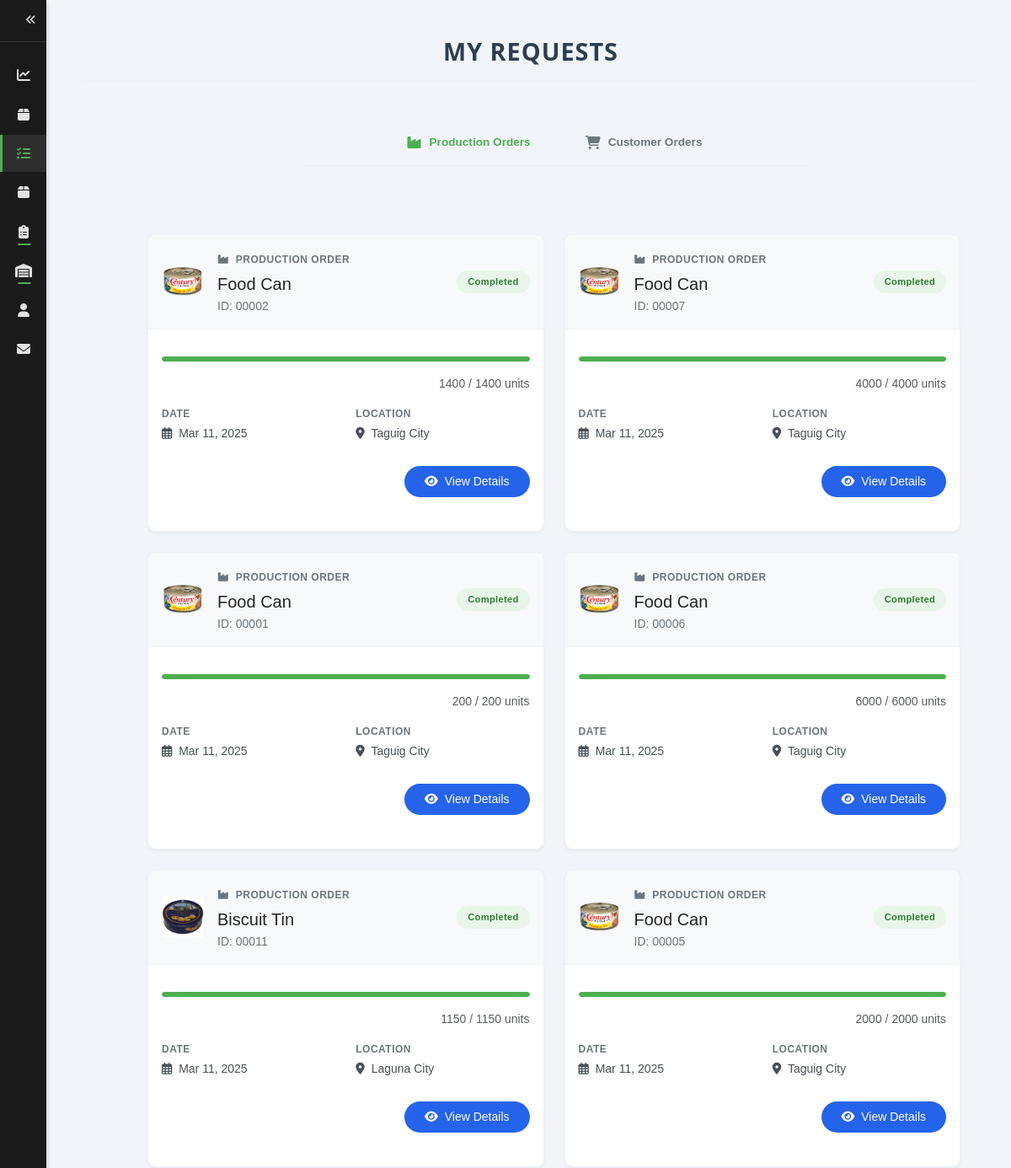
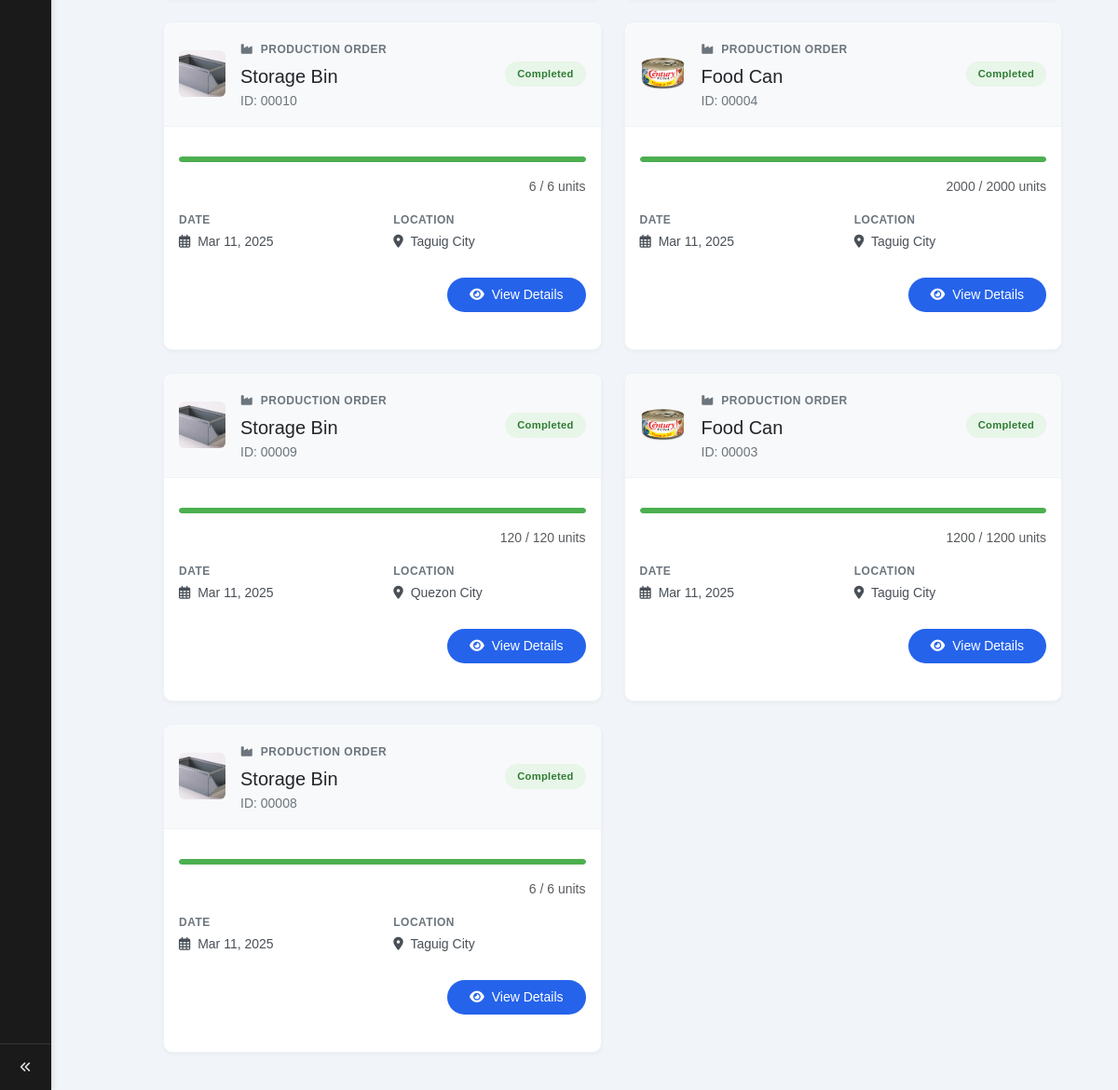
Page /employee/employee_request.php (signed in) on the committed database (2 pictures, top to bottom).
### tables this page shows
CREATE TABLE `productionorders` (
  `OrderID` int(11) NOT NULL,
  `ProductID` int(11) NOT NULL,
  `EmployeeID` int(11) NOT NULL,
  `StartDate` datetime NOT NULL,
  `EndDate` datetime DEFAULT NULL,
  `Status` enum('Planned','In Progress','Completed','Cancelled') NOT NULL DEFAULT 'Planned',
  `QuantityOrdered` int(11) NOT NULL,
  `QuantityProduced` int(11) NOT NULL DEFAULT 0,
  `Delivery_Status` tinyint(1) NOT NULL,
  `warehouseID` int(11) DEFAULT NULL
);

CREATE TABLE `products` (
  `ProductID` int(11) NOT NULL,
  `ProductName` varchar(100) NOT NULL,
  `Category` varchar(45) DEFAULT NULL,
  `Weight` decimal(10,2) DEFAULT NULL,
  `ProductionCost` decimal(10,2) DEFAULT NULL,
  `SellingPrice` decimal(10,2) DEFAULT NULL,
  `LocationID` int(11) DEFAULT NULL,
  `MaterialID` int(11) DEFAULT NULL,
  `minimum_quantity` int(11) NOT NULL,
  `product_img` varchar(255) DEFAULT NULL,
  `weight_unit` varchar(32) NOT NULL
);

CREATE TABLE `products_warehouse` (
  `productLocationID` int(11) NOT NULL,
  `productWarehouse` varchar(45) NOT NULL,
  `Section` varchar(45) NOT NULL,
  `Capacity` int(11) NOT NULL,
  `warehouse_weight_unit` varchar(32) NOT NULL,
  `current_usage` decimal(10,2) DEFAULT 0.00,
  `remaining_capacity` decimal(10,2) GENERATED ALWAYS AS (`Capacity` - `current_usage`) STORED
);

### employee/employee_request.php (the view, shortened to what this page needs)
<?php
require_once '../layouts/employeeSidebar.php';
require_once '../server/database.php';
$employeeID = $_SESSION['employeeID'];
$productionQuery = "
    SELECT DISTINCT
        'Production Order' as request_type,
        po.OrderID as id,
        p.ProductName as item_name,
        po.StartDate as request_date,
        po.Status as status,
        po.QuantityProduced as progress,
        po.QuantityOrdered as total,
        pw.productWarehouse as location,
        p.product_img as image
    FROM productionorders po
    JOIN products p ON po.ProductID = p.ProductID
    JOIN products_warehouse pw ON po.warehouseID = pw.productLocationID
    WHERE po.EmployeeID = ?
    ORDER BY po.StartDate DESC";
$stmt = $conn->prepare($productionQuery);
$stmt->bind_param("i", $employeeID);
$stmt->execute();
$productionOrders = $stmt->get_result();
?>
<!DOCTYPE html>
<html lang="en">
<head>
    <link href="https://cdn.jsdelivr.net/npm/bootstrap@5.3.0/dist/css/bootstrap.min.css" rel="stylesheet">
    <link rel="stylesheet" href="https://cdnjs.cloudflare.com/ajax/libs/font-awesome/6.4.0/css/all.min.css">
    <link rel="stylesheet" href="../assets/css/eminventory.css">
</head>
<body>
    <div class="main-content">
        <h1 class="header-title">My Requests</h1>
        <div class="content-wrapper">
            <ul class="nav nav-tabs" id="requestTabs" role="tablist">
                <li class="nav-item" role="presentation">
                    <button class="nav-link active" id="production-tab" data-bs-toggle="tab" data-bs-target="#production" type="button" role="tab">
                        <i class="fas fa-industry me-2"></i>Production Orders
                    </button>
                </li>
                <li class="nav-item" role="presentation">
                    <button class="nav-link" id="customer-tab" data-bs-toggle="tab" data-bs-target="#customer" type="button" role="tab">
                        <i class="fas fa-shopping-cart me-2"></i>Customer Orders
                    </button>
                </li>
            </ul>
            <div class="tab-content" id="requestTabsContent">
                <div class="tab-pane fade show active" id="production" role="tabpanel">
                    <?php if($productionOrders->num_rows > 0): ?>
                        <div class="request-grid">
                        <?php while($request = $productionOrders->fetch_assoc()): ?>
                            <div class="request-container">
                                <div class="request-header d-flex justify-content-between align-items-center">
                                    <div class="d-flex align-items-center">
                                        <div class="product-image me-3">
                                            <?php if ($request['image']): ?>
                                                <img src="../assets/imgs/<?php echo htmlspecialchars($request['image']); ?>"
                                                     alt="<?php echo htmlspecialchars($request['item_name']); ?>"
                                                     class="rounded"
                                                     style="width: 50px; height: 50px; object-fit: cover;">
                                            <?php endif; ?>
                                        </div>
                                        <div>
                                            <span class="request-type">
                                                <i class="fas <?php echo $request['request_type'] === 'Production Order' ? 'fa-industry' : 'fa-shopping-cart'; ?> me-1"></i>
                                                <?php echo $request['request_type']; ?>
                                            </span>
                                            <h5 class="mb-0"><?php echo htmlspecialchars($request['item_name']); ?></h5>
                                            <div class="request-id">ID: <?php echo sprintf('%05d', $request['id']); ?></div>
                                        </div>
                                    </div>
                                    <span class="status-badge status-<?php echo str_replace(' ', '', $request['status']); ?>">
                                        <?php echo $request['status']; ?>
                                    </span>
                                </div>
                                <div class="request-body">
                                    <?php if($request['progress'] !== null): ?>
                                        <div class="progress-section">
                                            <div class="progress">
                                                <div class="progress-bar" role="progressbar"
                                                     style="width: <?php echo ($request['progress'] / $request['total'] * 100); ?>%"
                                                     aria-valuenow="<?php echo ($request['progress'] / $request['total'] * 100); ?>"
                                                     aria-valuemin="0"
                                                     aria-valuemax="100">
                                                </div>
                                            </div>
                                            <div class="text-end text-muted small">
                                                <?php echo $request['progress'] . ' / ' . $request['total']; ?> units
                                            </div>
                                        </div>
                                    <?php endif; ?>
                                    <div class="row mt-3">
                                        <div class="col-md-6">
                                            <div class="detail-item">
                                                <div class="detail-label">Date</div>
                                                <div class="detail-value">
                                                    <i class="far fa-calendar-alt me-1"></i>
                                                    <?php echo date('M d, Y', strtotime($request['request_date'])); ?>
                                                </div>
                                            </div>
                                        </div>
                                        <div class="col-md-6">
                                            <div class="detail-item">
                                                <div class="detail-label">Location</div>
                                                <div class="detail-value">
                                                    <i class="fas fa-map-marker-alt me-1"></i>
                                                    <?php echo htmlspecialchars($request['location']); ?>
                                                </div>
                                            </div>
                                        </div>
                                    </div>
                                    <div class="text-end mt-3">
                                        <a href="<?php echo $request['request_type'] === 'Production Order' ? 'view_order.php?id=' : 'view_clientorder.php?id='; ?><?php echo $request['id']; ?>"
                                           class="btn btn-primary btn-view">
                                            <i class="fas fa-eye me-1"></i> View Details
                                        </a>
                                    </div>
                                </div>
                            </div>
                        <?php endwhile; ?>
                        </div>
                    <?php endif; ?>
                </div>
            </div>
        </div>
    </div>
</body>
</html>

### assets/css/eminventory.css (style rules this page uses)
* { margin: 0; padding: 0; box-sizing: border-box; font-family: 'Arial', sans-serif; }
:root { --primary-color: #2563eb; --secondary-color: #1e40af; --background-color: #f1f5f9; --text-color: #1e293b; --border-color: #e2e8f0; }
body { background-color: var(--background-color); min-height: 100vh; }
.main-content { flex: 1; padding: 20px; height: 100vh; overflow: auto; }
.btn { padding: 8px 16px; border-radius: 4px; background-color: var(--primary-color); color: white; text-decoration: none; display: inline-block; border: none; cursor: pointer; }

### employee/employee_request.php (style rules this page uses)
.main-content { margin-left: 60px; transition: margin-left 0.3s ease; padding: 20px 40px; }
.request-container { background: #fff; border-radius: 10px; box-shadow: 0 2px 10px rgba(0,0,0,0.05); transition: transform 0.2s; margin-bottom: 1.5rem; border: 1px solid #eef2f7; }
.request-header { padding: 1.25rem; border-bottom: 1px solid #eef2f7; background: #f8f9fa; border-radius: 10px 10px 0 0; }
.request-body { padding: 1.25rem; }
.request-type { display: inline-block; font-size: 0.75rem; text-transform: uppercase; letter-spacing: 0.5px; font-weight: 600; color: #6c757d; margin-bottom: 0.5rem; }
.request-id { font-size: 0.875rem; color: #6c757d; margin-top: 0.25rem; }
.status-badge { padding: 0.4rem 1rem; border-radius: 50px; font-size: 0.75rem; font-weight: 600; letter-spacing: 0.3px; }
.progress { height: 6px; margin: 1rem 0; border-radius: 50px; background-color: #eef2f7; }
.progress-bar { border-radius: 50px; background-color: #4CAF50; }
.detail-item { margin-bottom: 0.75rem; }
.detail-label { font-size: 0.75rem; text-transform: uppercase; letter-spacing: 0.5px; color: #6c757d; margin-bottom: 0.25rem; font-weight: 600; }
.detail-value { font-size: 0.875rem; color: #495057; }
.btn-view { padding: 0.5rem 1.5rem; border-radius: 50px; font-size: 0.875rem; font-weight: 500; transition: all 0.2s; text-decoration: none; }
.status-Completed { background: #e8f5e9; color: #2e7d32; }
.header-title { font-family: 'Segoe UI', 'SF Pro Display', -apple-system, BlinkMacSystemFont, sans-serif; font-weight: 600; font-size: 1.8rem; color: #2c3e50; text-align: center; margin: 1.5rem 0; padding-bottom: 1rem; border-bottom: 2px solid #eef2f7; text-transform: uppercase; letter-spacing: 1px; }
.nav-tabs { border-bottom: 2px solid #eef2f7; margin-bottom: 2rem; }
.nav-tabs .nav-link { border: none; color: #6c757d; font-weight: 600; padding: 1rem 2rem; position: relative; }
.nav-tabs .nav-link.active { color: #4CAF50; background: none; border: none; }
.nav-tabs .nav-link.active::after { content: ''; position: absolute; bottom: -2px; left: 0; width: 100%; height: 2px; background: #4CAF50; }
.tab-content { padding-top: 1rem; }
.content-wrapper { max-width: 1200px; margin: 0 auto; padding: 2rem; }
.nav-tabs { border-bottom: 2px solid #eef2f7; margin-bottom: 2rem; display: flex; justify-content: center; width: 100%; max-width: 600px; margin-left: auto; margin-right: auto; }
.request-grid { display: grid; grid-template-columns: repeat(auto-fill, minmax(340px, 1fr)); gap: 1.5rem; margin-top: 2rem; }
.request-container { height: 100%; display: flex; flex-direction: column; background: #fff; border-radius: 10px; box-shadow: 0 2px 4px rgba(0,0,0,0.04); border: 1px solid #eef2f7; transition: transform 0.2s, box-shadow 0.2s; }
.request-header { padding: 1rem; border-bottom: 1px solid #eef2f7; background: #f8f9fa; border-radius: 10px 10px 0 0; }
.request-body { padding: 1rem; flex: 1; display: flex; flex-direction: column; }
.status-badge { padding: 0.3rem 0.8rem; font-size: 0.7rem; }

### rows in the picture
productionorders: ProductID.product_img (picture), request_type "PRODUCTION ORDER", ProductID.ProductName "Food Can", OrderID "00002", Status "Completed", QuantityProduced "1400", QuantityOrdered "1400", StartDate "Mar 11, 2025", warehouseID.productWarehouse "Taguig City"
productionorders: ProductID.product_img (picture), request_type "PRODUCTION ORDER", ProductID.ProductName "Food Can", OrderID "00007", Status "Completed", QuantityProduced "4000", QuantityOrdered "4000", StartDate "Mar 11, 2025", warehouseID.productWarehouse "Taguig City"
productionorders: ProductID.product_img (picture), request_type "PRODUCTION ORDER", ProductID.ProductName "Food Can", OrderID "00001", Status "Completed", QuantityProduced "200", QuantityOrdered "200", StartDate "Mar 11, 2025", warehouseID.productWarehouse "Taguig City"
productionorders: ProductID.product_img (picture), request_type "PRODUCTION ORDER", ProductID.ProductName "Food Can", OrderID "00006", Status "Completed", QuantityProduced "6000", QuantityOrdered "6000", StartDate "Mar 11, 2025", warehouseID.productWarehouse "Taguig City"
productionorders: ProductID.product_img (picture), request_type "PRODUCTION ORDER", ProductID.ProductName "Biscuit Tin", OrderID "00011", Status "Completed", QuantityProduced "1150", QuantityOrdered "1150", StartDate "Mar 11, 2025", warehouseID.productWarehouse "Laguna City"
productionorders: ProductID.product_img (picture), request_type "PRODUCTION ORDER", ProductID.ProductName "Food Can", OrderID "00005", Status "Completed", QuantityProduced "2000", QuantityOrdered "2000", StartDate "Mar 11, 2025", warehouseID.productWarehouse "Taguig City"
productionorders: ProductID.product_img (picture), request_type "PRODUCTION ORDER", ProductID.ProductName "Storage Bin", OrderID "00010", Status "Completed", QuantityProduced "6", QuantityOrdered "6", StartDate "Mar 11, 2025", warehouseID.productWarehouse "Taguig City"
productionorders: ProductID.product_img (picture), request_type "PRODUCTION ORDER", ProductID.ProductName "Food Can", OrderID "00004", Status "Completed", QuantityProduced "2000", QuantityOrdered "2000", StartDate "Mar 11, 2025", warehouseID.productWarehouse "Taguig City"
productionorders: ProductID.product_img (picture), request_type "PRODUCTION ORDER", ProductID.ProductName "Storage Bin", OrderID "00009", Status "Completed", QuantityProduced "120", QuantityOrdered "120", StartDate "Mar 11, 2025", warehouseID.productWarehouse "Quezon City"
productionorders: ProductID.product_img (picture), request_type "PRODUCTION ORDER", ProductID.ProductName "Food Can", OrderID "00003", Status "Completed", QuantityProduced "1200", QuantityOrdered "1200", StartDate "Mar 11, 2025", warehouseID.productWarehouse "Taguig City"
productionorders: ProductID.product_img (picture), request_type "PRODUCTION ORDER", ProductID.ProductName "Storage Bin", OrderID "00008", Status "Completed", QuantityProduced "6", QuantityOrdered "6", StartDate "Mar 11, 2025", warehouseID.productWarehouse "Taguig City"
